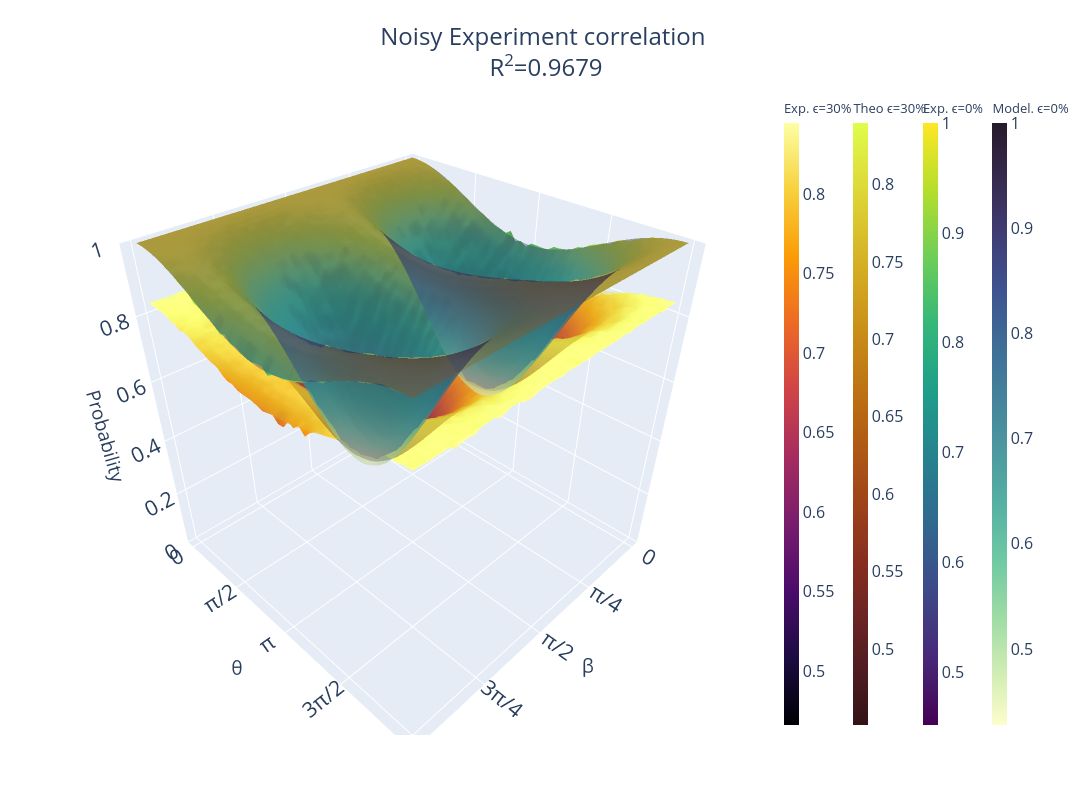

Write notebook code for a chart like this one.
### Code cell
experiment_noiseless = pd.read_csv('fixed error results/pure_50x50_mesh_2.5E4_states_E91_data_2026_aer_simulator_28_02_2026_00_49_06.csv',header=None).dropna(axis=1,how='all').values
experiment_noisy = pd.read_csv('fixed error results/50x50_mesh_2.5E4_states_E91_data_2026_aer_simulator_24_02_2026_11_27_03.csv',header=None).dropna(axis=1,how='all').values
dim = len(experiment_noiseless)

θ = np.linspace(0, 2*np.pi, dim)
β = np.linspace(0, np.pi, dim)

# Pre-calcular ambos modelos para mantener el gráfico limpio
model = np.array([[model_noise(theta, np.pi/16, beta, Pt=(68/100)) for beta in β] for theta in θ])
model_pure = np.array([[model_noise(theta, np.pi/16, beta, Pt=(1)) for beta in β] for theta in θ])

fig = go.Figure()

# --- Grupo de 30% Error (Colores Cálidos, sin blanco) ---
fig.add_trace(go.Surface(
    x = β,
    y = θ,
    z = experiment_noisy, 
    colorscale='Inferno',  # Cálido, oscuro a brillante (sin blanco)
    opacity=0.95,          # Opacidad alta para datos sólidos
    name='Noisy Experiment',
    colorbar=dict(
        title=dict(text='Exp. ϵ=30%', font=dict(size=13)), 
        x=1.02, 
        thickness=15
    )
))

fig.add_trace(go.Surface(
    x = β,
    y = θ,
    z = model, 
    colorscale='Solar',    # Rojos/Naranjas sólidos (sin blanco)
    opacity=0.45,          # Translúcido para ver el experimento a través
    name='Noisy Model',
    colorbar=dict(
        title=dict(text='Theo ϵ=30%', font=dict(size=13)), 
        x=1.12, 
        thickness=15
    )
))

# --- Grupo de 0% Error (Colores Fríos, sin blanco) ---
fig.add_trace(go.Surface(
    x = β,
    y = θ,
    z = experiment_noiseless, 
    colorscale='Viridis',  # Morado/Verde/Amarillo (sin blanco)
    opacity=0.95,
    name='Noiseless Experiment',
    colorbar=dict(
        title=dict(text='Exp. ϵ=0%', font=dict(size=13)), 
        x=1.22, 
        thickness=15
    )
))

fig.add_trace(go.Surface(
    x = β,
    y = θ,
    z = model_pure, 
    colorscale='Deep',     # Azules profundos (sin blanco)
    opacity=0.45,
    name='Noiseless Model',
    colorbar=dict(
        title=dict(text='Model. ϵ=0%', font=dict(size=13)), 
        x=1.32, 
        thickness=15
    )
))

# Customize the layout
fig.update_layout(
    title=dict(
        text=f"Noisy Experiment correlation <br>R<sup>2</sup>={r2(y_true=model,y_pred=experiment_noisy):1.4f}",
        x = 0.5,
        font=dict(size=24)
    ),
    autosize=False,
    width=1100, 
    height=800,
    margin=dict(l=65, r=60, b=65, t=90),
    scene=dict(
        xaxis=dict(
            title='β',
            tickmode='array',
            tickvals=[0, np.pi/4, np.pi/2, 3*np.pi/4, np.pi],
            ticktext=['0', 'π/4', 'π/2', '3π/4', 'π']
        ),
        yaxis=dict(
            title='θ',
            tickmode='array',
            tickvals=[0, np.pi/2, np.pi, 3*np.pi/2, 2*np.pi],
            ticktext=['0', 'π/2', 'π', '3π/2', '2π']
        ),
        zaxis_title='Probability',
        zaxis=dict(range=[0,1])
    ),
    font=dict(size=16)
)

fig.show()

### Figure 1 — Plotly figure (JSON) as saved in the notebook; plotly's stock layout.template omitted (floating-point values rounded to 4 significant figures; data arrays with more than 128 entries replaced by an {"elided": "..."} marker saying what was removed)
{"data": [{"colorbar": {"thickness": 15, "title": {"font": {"size": 13}, "text": "Exp. ϵ=30%"}, "x": 1.02}, "colorscale": [[0, "#000004"], [0.1111, "#1b0c41"], [0.2222, "#4a0c6b"], [0.3333, "#781c6d"], [0.4444, "#a52c60"], [0.5556, "#cf4446"], [0.6667, "#ed6925"], [0.7778, "#fb9b06"], [0.8889, "#f7d13d"], [1, "#fcffa4"]], "name": "Noisy Experiment", "opacity": 0.95, "type": "surface", "x": [0.0, 0.06411, 0.1282, 0.1923, 0.2565, 0.3206, 0.3847, 0.4488, 0.5129, 0.577, 0.6411, 0.7053, 0.7694, 0.8335, 0.8976, 0.9617, 1.026, 1.09, 1.154, 1.218, 1.282, 1.346, 1.411, 1.475, 1.539, 1.603, 1.667, 1.731, 1.795, 1.859, 1.923, 1.988, 2.052, 2.116, 2.18, 2.244, 2.308, 2.372, 2.436, 2.5, 2.565, 2.629, 2.693, 2.757, 2.821, 2.885, 2.949, 3.013, 3.077, 3.142], "y": [0.0, 0.1282, 0.2565, 0.3847, 0.5129, 0.6411, 0.7694, 0.8976, 1.026, 1.154, 1.282, 1.411, 1.539, 1.667, 1.795, 1.923, 2.052, 2.18, 2.308, 2.436, 2.565, 2.693, 2.821, 2.949, 3.077, 3.206, 3.334, 3.462, 3.59, 3.719, 3.847, 3.975, 4.103, 4.232, 4.36, 4.488, 4.616, 4.744, 4.873, 5.001, 5.129, 5.257, 5.386, 5.514, 5.642, 5.77, 5.899, 6.027, 6.155, 6.283], "z": {"elided": "50x50 float values"}}, {"colorbar": {"thickness": 15, "title": {"font": {"size": 13}, "text": "Theo ϵ=30%"}, "x": 1.12}, "colorscale": [[0, "rgb(51, 19, 23)"], [0.09091, "rgb(79, 28, 33)"], [0.1818, "rgb(108, 36, 36)"], [0.2727, "rgb(135, 47, 32)"], [0.3636, "rgb(157, 66, 25)"], [0.4545, "rgb(174, 88, 20)"], [0.5455, "rgb(188, 111, 19)"], [0.6364, "rgb(199, 137, 22)"], [0.7273, "rgb(209, 164, 32)"], [0.8182, "rgb(217, 192, 44)"], [0.9091, "rgb(222, 222, 59)"], [1, "rgb(224, 253, 74)"]], "name": "Noisy Model", "opacity": 0.45, "type": "surface", "x": [0.0, 0.06411, 0.1282, 0.1923, 0.2565, 0.3206, 0.3847, 0.4488, 0.5129, 0.577, 0.6411, 0.7053, 0.7694, 0.8335, 0.8976, 0.9617, 1.026, 1.09, 1.154, 1.218, 1.282, 1.346, 1.411, 1.475, 1.539, 1.603, 1.667, 1.731, 1.795, 1.859, 1.923, 1.988, 2.052, 2.116, 2.18, 2.244, 2.308, 2.372, 2.436, 2.5, 2.565, 2.629, 2.693, 2.757, 2.821, 2.885, 2.949, 3.013, 3.077, 3.142], "y": [0.0, 0.1282, 0.2565, 0.3847, 0.5129, 0.6411, 0.7694, 0.8976, 1.026, 1.154, 1.282, 1.411, 1.539, 1.667, 1.795, 1.923, 2.052, 2.18, 2.308, 2.436, 2.565, 2.693, 2.821, 2.949, 3.077, 3.206, 3.334, 3.462, 3.59, 3.719, 3.847, 3.975, 4.103, 4.232, 4.36, 4.488, 4.616, 4.744, 4.873, 5.001, 5.129, 5.257, 5.386, 5.514, 5.642, 5.77, 5.899, 6.027, 6.155, 6.283], "z": {"elided": "50x50 float values"}}, {"colorbar": {"thickness": 15, "title": {"font": {"size": 13}, "text": "Exp. ϵ=0%"}, "x": 1.22}, "colorscale": [[0, "#440154"], [0.1111, "#482878"], [0.2222, "#3e4989"], [0.3333, "#31688e"], [0.4444, "#26828e"], [0.5556, "#1f9e89"], [0.6667, "#35b779"], [0.7778, "#6ece58"], [0.8889, "#b5de2b"], [1, "#fde725"]], "name": "Noiseless Experiment", "opacity": 0.95, "type": "surface", "x": [0.0, 0.06411, 0.1282, 0.1923, 0.2565, 0.3206, 0.3847, 0.4488, 0.5129, 0.577, 0.6411, 0.7053, 0.7694, 0.8335, 0.8976, 0.9617, 1.026, 1.09, 1.154, 1.218, 1.282, 1.346, 1.411, 1.475, 1.539, 1.603, 1.667, 1.731, 1.795, 1.859, 1.923, 1.988, 2.052, 2.116, 2.18, 2.244, 2.308, 2.372, 2.436, 2.5, 2.565, 2.629, 2.693, 2.757, 2.821, 2.885, 2.949, 3.013, 3.077, 3.142], "y": [0.0, 0.1282, 0.2565, 0.3847, 0.5129, 0.6411, 0.7694, 0.8976, 1.026, 1.154, 1.282, 1.411, 1.539, 1.667, 1.795, 1.923, 2.052, 2.18, 2.308, 2.436, 2.565, 2.693, 2.821, 2.949, 3.077, 3.206, 3.334, 3.462, 3.59, 3.719, 3.847, 3.975, 4.103, 4.232, 4.36, 4.488, 4.616, 4.744, 4.873, 5.001, 5.129, 5.257, 5.386, 5.514, 5.642, 5.77, 5.899, 6.027, 6.155, 6.283], "z": {"elided": "50x50 float values"}}, {"colorbar": {"thickness": 15, "title": {"font": {"size": 13}, "text": "Model. ϵ=0%"}, "x": 1.32}, "colorscale": [[0, "rgb(253, 253, 204)"], [0.09091, "rgb(206, 236, 179)"], [0.1818, "rgb(156, 219, 165)"], [0.2727, "rgb(111, 201, 163)"], [0.3636, "rgb(86, 177, 163)"], [0.4545, "rgb(76, 153, 160)"], [0.5455, "rgb(68, 130, 155)"], [0.6364, "rgb(62, 108, 150)"], [0.7273, "rgb(62, 82, 143)"], [0.8182, "rgb(64, 60, 115)"], [0.9091, "rgb(54, 43, 77)"], [1, "rgb(39, 26, 44)"]], "name": "Noiseless Model", "opacity": 0.45, "type": "surface", "x": [0.0, 0.06411, 0.1282, 0.1923, 0.2565, 0.3206, 0.3847, 0.4488, 0.5129, 0.577, 0.6411, 0.7053, 0.7694, 0.8335, 0.8976, 0.9617, 1.026, 1.09, 1.154, 1.218, 1.282, 1.346, 1.411, 1.475, 1.539, 1.603, 1.667, 1.731, 1.795, 1.859, 1.923, 1.988, 2.052, 2.116, 2.18, 2.244, 2.308, 2.372, 2.436, 2.5, 2.565, 2.629, 2.693, 2.757, 2.821, 2.885, 2.949, 3.013, 3.077, 3.142], "y": [0.0, 0.1282, 0.2565, 0.3847, 0.5129, 0.6411, 0.7694, 0.8976, 1.026, 1.154, 1.282, 1.411, 1.539, 1.667, 1.795, 1.923, 2.052, 2.18, 2.308, 2.436, 2.565, 2.693, 2.821, 2.949, 3.077, 3.206, 3.334, 3.462, 3.59, 3.719, 3.847, 3.975, 4.103, 4.232, 4.36, 4.488, 4.616, 4.744, 4.873, 5.001, 5.129, 5.257, 5.386, 5.514, 5.642, 5.77, 5.899, 6.027, 6.155, 6.283], "z": {"elided": "50x50 float values"}}], "layout": {"autosize": false, "font": {"size": 16}, "height": 800, "margin": {"b": 65, "l": 65, "r": 60, "t": 90}, "scene": {"xaxis": {"tickmode": "array", "ticktext": ["0", "π/4", "π/2", "3π/4", "π"], "tickvals": [0, 0.7854, 1.571, 2.356, 3.142], "title": {"text": "β"}}, "yaxis": {"tickmode": "array", "ticktext": ["0", "π/2", "π", "3π/2", "2π"], "tickvals": [0, 1.571, 3.142, 4.712, 6.283], "title": {"text": "θ"}}, "zaxis": {"range": [0, 1], "title": {"text": "Probability"}}}, "title": {"font": {"size": 24}, "text": "Noisy Experiment correlation <br>R<sup>2</sup>=0.9679", "x": 0.5}, "width": 1100}}
